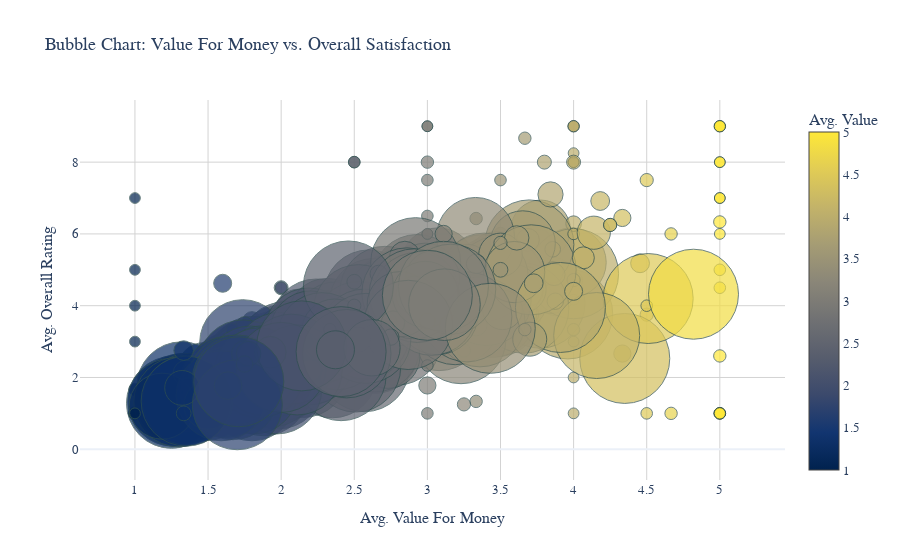

Here is the notebook cell this chart was saved with:
### Code cell
fig_go = go.Figure()

fig_go.add_trace(go.Scatter(
    x=agg["avg_value_money"],
    y=agg["avg_rating"],
    mode="markers",
    marker=dict(
        size=agg["review_count"] / agg["review_count"].max() * 80 + 10,
        color=agg["avg_value_money"],
        colorscale="Cividis",
        showscale=True,
        colorbar=dict(title="Avg. Value"),
        opacity=0.7,
        line=dict(width=1, color="DarkSlateGrey")
    ),
    text=agg["Airline Name"],
    hovertemplate=(
        "<b>%{text}</b><br>"
        "Avg. Rating: %{y:.2f}<br>"
        "Avg. Value:  %{x:.2f}<br>"
        "Reviews:     %{marker.size:.0f}<extra></extra>"
    )
))

fig_go.update_layout(
    title="Bubble Chart: Value For Money vs. Overall Satisfaction",
    xaxis_title="Avg. Value For Money",
    yaxis_title="Avg. Overall Rating",
    xaxis=dict(gridcolor="lightgrey"),
    yaxis=dict(gridcolor="lightgrey"),
    template="plotly_white",
    font=dict(family="Arial", size=13)
)

fig_go.show()

### Figure 1 — Plotly figure (JSON) as saved in the notebook; plotly's stock layout.template omitted (floating-point values rounded to 4 significant figures; data arrays with more than 128 entries replaced by an {"elided": "..."} marker saying what was removed)
{"data": [{"hovertemplate": "<b>%{text}</b><br>Avg. Rating: %{y:.2f}<br>Avg. Value:  %{x:.2f}<br>Reviews:     %{marker.size:.0f}<extra></extra>", "marker": {"color": {"elided": "515 float values"}, "colorbar": {"title": {"text": "Avg. Value"}}, "colorscale": [[0, "#00224e"], [0.1111, "#123570"], [0.2222, "#3b496c"], [0.3333, "#575d6d"], [0.4444, "#707173"], [0.5556, "#8a8678"], [0.6667, "#a59c74"], [0.7778, "#c3b369"], [0.8889, "#e1cc55"], [1, "#fee838"]], "line": {"color": "DarkSlateGrey", "width": 1}, "opacity": 0.7, "showscale": true, "size": {"elided": "515 float values"}}, "mode": "markers", "text": {"elided": "515 str values"}, "type": "scatter", "x": {"elided": "515 float values"}, "y": {"elided": "515 float values"}}], "layout": {"font": {"family": "Arial", "size": 13}, "title": {"text": "Bubble Chart: Value For Money vs. Overall Satisfaction"}, "xaxis": {"gridcolor": "lightgrey", "title": {"text": "Avg. Value For Money"}}, "yaxis": {"gridcolor": "lightgrey", "title": {"text": "Avg. Overall Rating"}}}}
